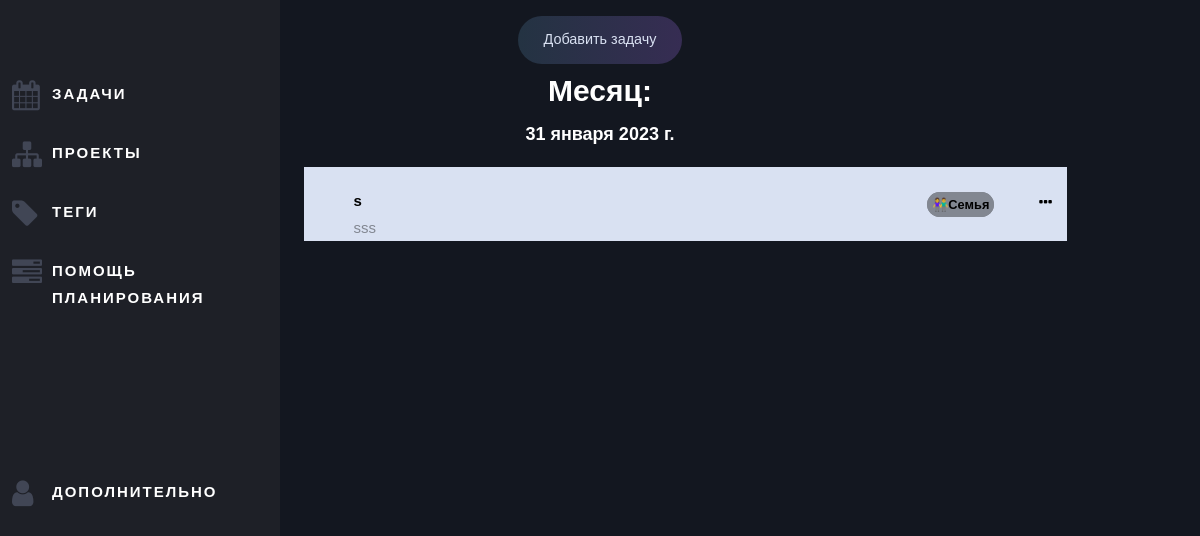
The app's page /month with its own data.
### mainpage/models.py (models this page shows, shortened)
class Tasks(models.Model):
    tag_choices = (("💻Работа", '💻Работа'), ("🏆Спорт", "🏆Спорт"),
                   ("👫Семья", "👫Семья"), ("🎧Личная", "🎧Личная"),
                   ("🎓Обучение", "🎓Обучение"), ("🏰Дом", "🏰Дом"),
                   ("🧬Здоровье", "🧬Здоровье"), ("🌋Путешествия", "🌋Путешествия"),
                   ("🎮Отдых", "🎮Отдых"), ("🍕Покупки", "🍕Покупки"),
                   ("🎪Мероприятия", "🎪Мероприятия"), ("🚇Другое", "🚇Другое"), ("", ""))
    id = models.UUIDField(primary_key=True, default=uuid.uuid4, editable=False)
    title = models.CharField("Название задачи", max_length=100)
    task = models.CharField("Задача", max_length=300)
    teg = models.CharField("Тег", max_length=12, choices=tag_choices, default="")
    date = models.DateField('Дата Задачи')
    is_global = models.BooleanField('Отнести к задаче')
    global_task = models.CharField("Глобальная задача", blank=True, max_length=100)
    is_archive = models.BooleanField('В архиве')
    class Meta:
        verbose_name = "Задача"
        verbose_name_plural = "Задачи"

### mainpage/views.py (the view, shortened to what this page needs)
# urls.py: path('month', views.month, name='month'),
def month(request):
    tasks = Tasks.objects.order_by("date").filter(date__range=[datetime.date.today(), datetime.date.today() + datetime.timedelta(31)])
    tasks = tasks.filter(is_archive=False)
    task = {}
    for i in tasks:
        if i.date not in task:
            task[i.date] = [i]
        else:
            task[i.date].append(i)
    global_tasks = set([i.global_task for i in Tasks.objects.order_by("date")])
    form = TaskForm()
    dateform = DateForm()
    globform = GlobalForm()
    return render(request, 'mainpage/days.html', {'task': task, 'form': form, 'dateform': dateform,
                                                  'globform': globform, 'global_tasks': global_tasks,
                                                  'day': 'month'})

### mainpage/templates/mainpage/days.html (shortened to what this page needs)
{%  extends 'mainpage/index.html' %}
{% load static  %}
{% block content %}
<link rel="stylesheet" href="{% static 'mainpage/css/plan.css' %}">
<body>
<div class="box">
  <a href="#task" class="link-1" id="">Добавить задачу</a>
    {% if day == 'week' %}
     <h1 style="font-size:2em; color: #fff; font-family: 'Work Sans', sans-serif;">Неделя:</h1>
    {% else %}
    <h1 style="font-size:2em; color: #fff; font-family: 'Work Sans', sans-serif;">Месяц:</h1>
    {% endif %}
  {% for key, value in task.items %}
    <h1 style="font-size:1.2em; color: #fff; font-family: 'Work Sans', sans-serif;">{{ key }}</h1>
    {% for el in value %}
    {% if not el.is_archive %}
          <tr>
	      	<table class="bg_white" role="presentation" cellpadding="0" cellspacing="0" width="70%">
					  <tr style="border-bottom: 1px solid rgba(0,0,0,.05);">
					  	<td valign="middle" width="60%" style="text-align:left; padding: 0 2em;">
					  		<div class="product-entry">
					  			<div class="text">
                                  <span><strong>{{ el.title }}</strong></span>
					  				<p>{{ el.task }}</p>
					  			</div>
					  		</div>
					  	</td>
					  	<td valign="middle" width="25%" style="text-align:right; padding: 0 2em;">
					  		<span class="price" style="color: #000; font-size: 1.6rem; border: 0.7rem solid #828791; border-radius: 16px; background: #828791;"><strong>{{ el.teg }}</strong></span>
					  	</td>
                        <td valign="middle" width="5%" style="text-align:left;">
                          <nav role="navigation" class="primary-navigation">
                              <ul>
                                <li><a><i class="fa fa-ellipsis-h"></i></a>
                                </li>
                              </ul>
                            </nav>
					  	</td>
					  </tr>
	      	</table>
	      </tr>
    {% endif %}
    {% endfor %}
{% endfor %}
</div>
</body>
{% endblock %}

### mainpage/static/mainpage/css/style.css (style rules this page uses)
body { background-color: #caccd6; line-height: 30px; }
html, body { height: 100%; }
a { color: #fff; }

### mainpage/static/mainpage/css/plan.css (style rules this page uses)
*, *::after, *::before { margin: 0; padding: 0; box-sizing: border-box; }
html { font-size: 50%; }
body { --light: hsl(220, 50%, 90%); --primary: hsl(255, 30%, 55%); --focus: hsl(210, 90%, 50%); --global-background: hsl(220, 25%, 10%); --background: linear-gradient(to right, hsl(210, 30%, 20%), hsl(255, 30%, 25%)); font-family: -apple-system, BlinkMacSystemFont, 'Segoe UI', 'Open Sans', sans-serif; color: var(--light); background: var(--global-background); }
a, a:link { font-family: inherit; text-decoration: none; }
.box { display: flex; flex-direction: column; align-items: center; padding: 2rem 4rem 2rem; }
.box:not(:first-child) { height: 45rem; }
.link-1 { font-size: 1.8rem; color: var(--light); background: var(--background); border-radius: 100rem; padding: 1.4rem 3.2rem; transition: .2s; }
.bg_white { background: #d9e1f2; border: 2rem solid var(--global-background); margin-left: 15%; }
span { font-family: 'Work Sans', sans-serif; color: #000000; margin-top: 0; font-weight: 400; }
body { font-family: 'Work Sans', sans-serif; font-weight: 400; font-size: 15px; line-height: 1.8; color: rgba(0,0,0,.4); }
a { color: #17bebb; }
.product-entry { display: block; position: relative; float: left; padding-top: 20px; }
.product-entry .text { width: calc(100% - 50px); padding-left: 20px; }
.product-entry .text p { margin-top: 3%; margin-bottom: 6%; }
nav.primary-navigation { margin: 0 auto; display: block; padding: 0; text-align: center; font-size: 16px; }
nav.primary-navigation ul li { list-style: none; margin: 0 auto; color: #fff; display: inline-block; font-family: 'Work Sans', sans-serif; padding: 0 10px; position: relative; text-decoration: none; text-align: center; font-family: arvo; }
nav.primary-navigation li a { color: black; font-family: 'Work Sans', sans-serif; }
a { text-decoration: none; }

### records on screen
Tasks: date "31 января 2023 г.", title "s", task "sss", teg "👫Семья"
